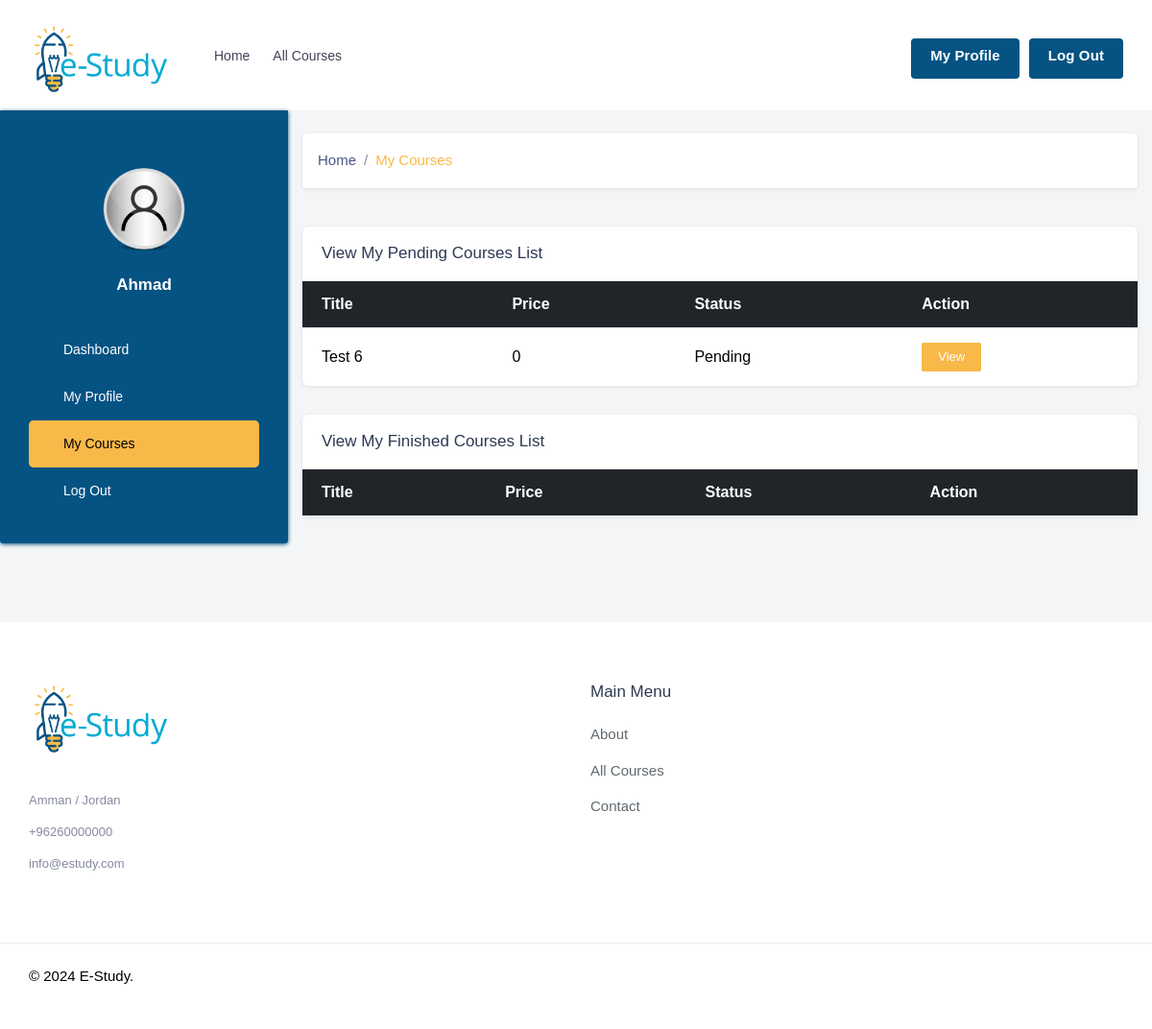
The app's page /Students/My_Courses.php (signed in) with its own data.
### tables this page shows
CREATE TABLE `students` (
  `ID` int(20) NOT NULL,
  `Full_Name` text NOT NULL,
  `Phone_Number` text NOT NULL,
  `Email_Address` text NOT NULL,
  `Password` text NOT NULL,
  `Status` text NOT NULL,
  `Add_Date_Time` timestamp NOT NULL DEFAULT current_timestamp() ON UPDATE current_timestamp()
);

CREATE TABLE `subscriptions` (
  `ID` int(20) NOT NULL,
  `Student_ID` int(20) NOT NULL,
  `Course_ID` int(20) NOT NULL,
  `Status` text NOT NULL,
  `Add_Date_Time` timestamp NOT NULL DEFAULT current_timestamp() ON UPDATE current_timestamp()
);

CREATE TABLE `courses` (
  `ID` int(20) NOT NULL,
  `Instructor_ID` int(20) NOT NULL,
  `Title` text NOT NULL,
  `Description` text NOT NULL,
  `Overview` text NOT NULL,
  `Total_Rates` int(20) NOT NULL,
  `Media_File` text NOT NULL,
  `Language` text NOT NULL,
  `Price` double NOT NULL,
  `Status` text NOT NULL,
  `Add_Date_Time` timestamp NOT NULL DEFAULT current_timestamp() ON UPDATE current_timestamp()
);

### Students/My_Courses.php (the view, shortened to what this page needs)
<?php
include("../includes/config.php");
$S_ID = $_SESSION['S_Log'];
$query = mysqli_query($dbConn,"SELECT * FROM students WHERE ID='$S_ID'");
$row=mysqli_fetch_array($query);
$Full_Name=$row['Full_Name'];
?>
<!DOCTYPE html>
<html lang="en">
	<head>
        <link href="../assets/css/styles.css" rel="stylesheet">
		<link href="../assets/css/colors.css" rel="stylesheet">
    </head>
    <body class="red-skin">
        <div id="main-wrapper">
			<div class="header header-light">
				<div class="container">
					<nav id="navigation" class="navigation navigation-landscape">
						<div class="nav-header">
							<a class="nav-brand" href="index.php">
								<img src="../assets/img/logo.png" class="logo" alt="" />
							</a>
						</div>
						<div class="nav-menus-wrapper" style="transition-property: none;">
							<ul class="nav-menu">
																<li class=""><a href="index.php">Home</a></li>
																		<li><a href="All_Courses.php">All Courses</a></li>
							</ul>
							<ul class="nav-menu nav-menu-social align-to-right">
							<li class="login_click theme-bg">
									<a href="My_Profile.php">My Profile</a>
								</li>
								<li class="login_click theme-bg">
									<a href="Logout.php">Log Out</a>
								</li>
							</ul>
						</div>
					</nav>
				</div>
			</div>
			<section class="gray pt-0">
				<div class="container-fluid">
					<div class="row">
						<div class="col-lg-3 col-md-3 p-0">
							<div class="dashboard-navbar">
								<div class="d-user-avater">
									<img src="../assets/img/user.png" class="img-fluid avater" alt="">
									<h4><?php echo $Full_Name; ?></h4>
								</div>
								<div class="d-navigation">
									<ul id="side-menu">
										<li ><a href="index.php"><i class="ti-dashboard"></i>Dashboard</a></li>
										<li ><a href="My_Profile.php"><i class="ti-user"></i>My Profile</a></li>
										<li class="active"><a href="My_Courses.php"><i class="ti-list"></i>My Courses</a></li>
										<li><a href="Logout.php"><i class="ti-power-off"></i>Log Out</a></li>
									</ul>
								</div>
							</div>
						</div>
						<div class="col-lg-9 col-md-9 col-sm-12">
							<div class="row">
								<div class="col-lg-12 col-md-12 col-sm-12 pt-4 pb-4">
									<nav aria-label="breadcrumb">
										<ol class="breadcrumb">
											<li class="breadcrumb-item"><a href="index.php">Home</a></li>
											<li class="breadcrumb-item active" aria-current="page">My Courses</li>
										</ol>
									</nav>
								</div>
							</div>
							<div class="row">
								<div class="col-lg-12 col-md-12 col-sm-12">
									<div class="dashboard_container">
										<div class="dashboard_container_header">
											<div class="dashboard_fl_1">
												<h4>View My Pending Courses List</h4>
											</div>
										</div>
										<div class="dashboard_container_body">
											<div class="table-responsive">
												<table class="table">
													<thead class="thead-dark">
														<tr>
															<th scope="col">Title</th>
															<th scope="col">Price</th>
															<th scope="col">Status</th>
															<th scope="col">Action</th>
														</tr>
													</thead>
													<tbody>
														<?php
					$sql1 = mysqli_query($dbConn,"select * from subscriptions where Student_ID='$S_ID' AND Status='Pending'");
					while ($row1 = mysqli_fetch_array($sql1)){
						$Course_ID = $row1['Course_ID'];
						$Status  = $row1['Status'];
					$sql3 = mysqli_query($dbConn,"select * from courses where ID='$Course_ID'");
					$row3 = mysqli_fetch_array($sql3);
					$Course_Title = $row3['Title'];
					$Course_Price = $row3['Price'];
						?>
                    <tr class="grade">
                        <td><?php echo $Course_Title; ?></td>
                        <td><?php echo $Course_Price; ?></td>
                        <td><?php echo $Status; ?></td>
<td>
																<div class="dash_action_link">
																	<a href="Course_Details.php?Course_ID=<?php echo $Course_ID; ?>" style="color:#fff" class="btn btn-theme">View</a>
																</div>
															</td>
 </tr>
                    <?php
					}
					?>
													</tbody>
												</table>
											</div>
										</div>
									</div>
									<div class="dashboard_container">
										<div class="dashboard_container_header">
											<div class="dashboard_fl_1">
												<h4>View My Finished Courses List</h4>
											</div>
										</div>
										<div class="dashboard_container_body">
											<div class="table-responsive">
												<table class="table">
													<thead class="thead-dark">
														<tr>
															<th scope="col">Title</th>
															<th scope="col">Price</th>
															<th scope="col">Status</th>
															<th scope="col">Action</th>
														</tr>
													</thead>
												</table>
											</div>
										</div>
									</div>
								</div>
							</div>
						</div>
					</div>
				</div>
			</section>
			<footer class="light-footer">
				<div>
					<div class="container">
						<div class="row">
							<div class="col-lg-6 col-md-6">
								<div class="footer-widget">
									<img src="assets/img/logo.png" class="img-footer" alt="" />
									<div class="footer-add">
										<p>Amman /  Jordan</p>
										<p>+96260000000</p>
										<p>info@estudy.com</p>
									</div>
								</div>
							</div>
							<div class="col-lg-6 col-md-6">
								<div class="footer-widget">
									<h4 class="widget-title">Main Menu</h4>
									<ul class="footer-menu">
										<li><a href="About.php">About</a></li>
										<li><a href="All_Courses.php">All Courses</a></li>
										<li><a href="Contact.php">Contact</a></li>
									</ul>
								</div>
							</div>
						</div>
					</div>
				</div>
				<div class="footer-bottom">
					<div class="container">
						<div class="row align-items-center">
							<div class="col-lg-6 col-md-6">
								<p class="mb-0">© <?php echo date("Y"); ?> E-Study.</p>
							</div>
						</div>
					</div>
				</div>
			</footer>
		<br>
		</div>
	</body>
</html>

### assets/css/colors.css (style rules this page uses)
.red-skin .theme-bg,.red-skin .property-search-type label:hover, .red-skin .property-search-type label.active, .red-skin li.login-attri.theme-log a, .red-skin .range-slider .ui-slider .ui-slider-handle, .red-skin .range-slider .ui-widget-header, .red-skin .pricing-bottom .btn-pricing:hover, .red-skin .pricing-bottom .btn-pricing:focus .red-skin .select2-container--default .select2-results__option--highlighted[aria-selected], .red-skin .pagination li:first-child a, .red-skin .btn.btn-theme, .red-skin .btn.btn-theme:hover, .red-skin .btn.btn-theme:focus, .red-skin .btn.search-btn, .red-skin .btn-theme-2:hover, .red-skin .btn-theme-2:focus, .red-skin .btn-outline-theme:hover, .red-skin .btn-outline-theme:focus, .red-skin .btn.search-btn, .red-skin .simple-search-wrap .pk-input-group .pk-subscribe-submit, .red-skin .btn.search-btn-outline:hover, .red-skin .btn.search-btn-outline:focus, .red-skin .property-listing.property-1 .listing-detail-btn .more-btn, .red-skin .home-slider-desc .read-more, .red-skin .nav-tabs .nav-item.show .nav-link, .red-skin .nav-tabs .nav-link.active, .red-skin .checkbox-custom:checked + .checkbox-custom-label:before, .red-skin .radio-custom:checked + .radio-custom-label:before, .red-skin .btn.pop-login, .red-skin .single-widgets.widget_search form button, .red-skin .single-widgets.widget_tags ul li a:hover, .red-skin .single-widgets.widget_tags ul li a:focus, .red-skin .pagination>.active>a, .red-skin .pagination>.active>a:focus, .red-skin .pagination>.active>a:hover, .red-skin .pagination>.active>span, .red-skin .pagination>.active>span:focus, .red-skin .pagination>.active>span:hover, .red-skin .pagination>li>a:focus, .red-skin .pagination>li>a:hover { background-color:#F8B948; background:#F8B948; }
.red-skin a.link:hover, .red-skin a.link:focus, .red-skin a:hover, a:focus, .red-skin .theme-cl, .red-skin .btn.btn-theme-light, .red-skin .bl-continue, .red-skin .header-dark-transparent.header-fixed .attributes li.submit-attri a, .red-skin nav .menu li a.active, .red-skin nav .menu li.dropdown.open > a, .red-skin nav .menu .mg-menu li a i, .red-skin nav .menu li a:hover, .red-skin .recommended .pr-value, .red-skin .btn-outline-theme, .red-skin .btn.search-btn-outline, .red-skin .dw-proprty-info li, .red-skin .ps-trep .ps-type, .red-skin .d-navigation ul li.active a, .red-skin span.mod-close, .red-skin .blog-page .blog-details blockquote .icon, .red-skin .single-post-pagination .post-pagination-center-grid a, .red-skin .blog-page .blog-details .comment-area .all-comments article .comment-details .comment-meta .comment-left-meta .comment-date, .red-skin .cn-info-icon i, .red-skin .client-info h5, .red-skin .listing-card-info-price { color:#F8B948; }
.red-skin .pagination>.active>a, .red-skin .pagination>.active>a:focus, .red-skin .pagination>.active>a:hover, .red-skin .pagination>.active>span, .red-skin .pagination>.active>span:focus, .red-skin .pagination>.active>span:hover, .red-skin .pagination>li>a:focus, .red-skin .pagination>li>a:hover, .red-skin .pagination li:first-child a, .red-skin .range-slider .ui-slider .ui-slider-handle, .red-skin .attributes li.submit-attri.theme-log a, .red-skin .header-dark-transparent.header-fixed .attributes li.submit-attri a, .red-skin .btn.btn-theme, .red-skin .btn-theme-2:hover, .red-skin .btn-theme-2:focus, .red-skin .btn.btn-theme:hover, .red-skin .btn.btn-theme:focus, .red-skin .btn-outline-theme:hover, .red-skin .btn-outline-theme:focus, .red-skin .btn-outline-theme, .red-skin .simple-search-wrap .pk-input-group .pk-subscribe-submit, .red-skin .btn.search-btn-outline, .red-skin .btn.search-btn-outline:hover, .red-skin .btn.search-btn-outline:focus, .red-skin .property-listing.property-1 .listing-detail-btn .more-btn, .red-skin .nav-tabs .nav-item.show .nav-link, .red-skin .nav-tabs .nav-link.active, .red-skin .btn.pop-login, .red-skin .single-widgets.widget_tags ul li a:hover, .red-skin .single-widgets.widget_tags ul li a:focus { border-color:#F8B948; }

### includes/config.php (style rules this page uses)
* { -webkit-user-select: none; -khtml-user-select: none; -moz-user-select: -moz-none; -o-user-select: none; user-select: none; }

### records on screen
students: Full_Name "Ahmad"
subscriptions: Course_ID.Title "Test 6", Course_ID.Price "0", Status "Pending"
